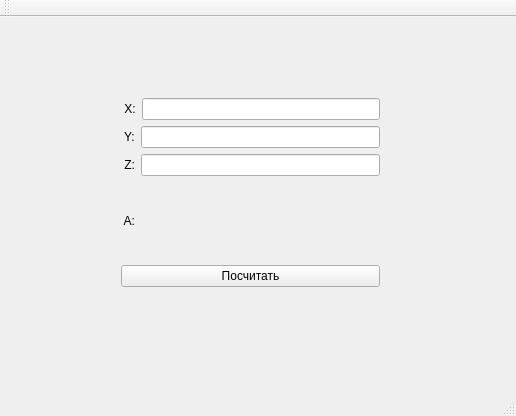
<?xml version="1.0" encoding="UTF-8"?>
<ui version="4.0">
 <class>MainWindow</class>
 <widget class="QMainWindow" name="MainWindow">
  <property name="geometry">
   <rect>
    <x>0</x>
    <y>0</y>
    <width>516</width>
    <height>416</height>
   </rect>
  </property>
  <property name="windowTitle">
   <string>MainWindow</string>
  </property>
  <widget class="QWidget" name="centralWidget">
   <widget class="QWidget" name="">
    <property name="geometry">
     <rect>
      <x>110</x>
      <y>70</y>
      <width>281</width>
      <height>211</height>
     </rect>
    </property>
    <layout class="QVBoxLayout" name="verticalLayout">
     <item>
      <layout class="QHBoxLayout" name="horizontalLayout">
       <item>
        <widget class="QLabel" name="label">
         <property name="text">
          <string> X:</string>
         </property>
        </widget>
       </item>
       <item>
        <widget class="QLineEdit" name="lineEditX"/>
       </item>
      </layout>
     </item>
     <item>
      <layout class="QHBoxLayout" name="horizontalLayout_2">
       <item>
        <widget class="QLabel" name="label_2">
         <property name="text">
          <string> Y:</string>
         </property>
        </widget>
       </item>
       <item>
        <widget class="QLineEdit" name="lineEditY"/>
       </item>
      </layout>
     </item>
     <item>
      <layout class="QHBoxLayout" name="horizontalLayout_3">
       <item>
        <widget class="QLabel" name="label_4">
         <property name="text">
          <string> Z:</string>
         </property>
        </widget>
       </item>
       <item>
        <widget class="QLineEdit" name="lineEditZ"/>
       </item>
      </layout>
     </item>
     <item>
      <widget class="QLabel" name="labelA">
       <property name="text">
        <string> A:</string>
       </property>
      </widget>
     </item>
     <item>
      <widget class="QPushButton" name="ButtonCalc">
       <property name="text">
        <string>Посчитать</string>
       </property>
      </widget>
     </item>
    </layout>
   </widget>
  </widget>
  <widget class="QMenuBar" name="menuBar">
   <property name="geometry">
    <rect>
     <x>0</x>
     <y>0</y>
     <width>516</width>
     <height>20</height>
    </rect>
   </property>
  </widget>
  <widget class="QToolBar" name="mainToolBar">
   <attribute name="toolBarArea">
    <enum>TopToolBarArea</enum>
   </attribute>
   <attribute name="toolBarBreak">
    <bool>false</bool>
   </attribute>
  </widget>
  <widget class="QStatusBar" name="statusBar"/>
 </widget>
 <layoutdefault spacing="6" margin="11"/>
 <resources/>
 <connections/>
</ui>
